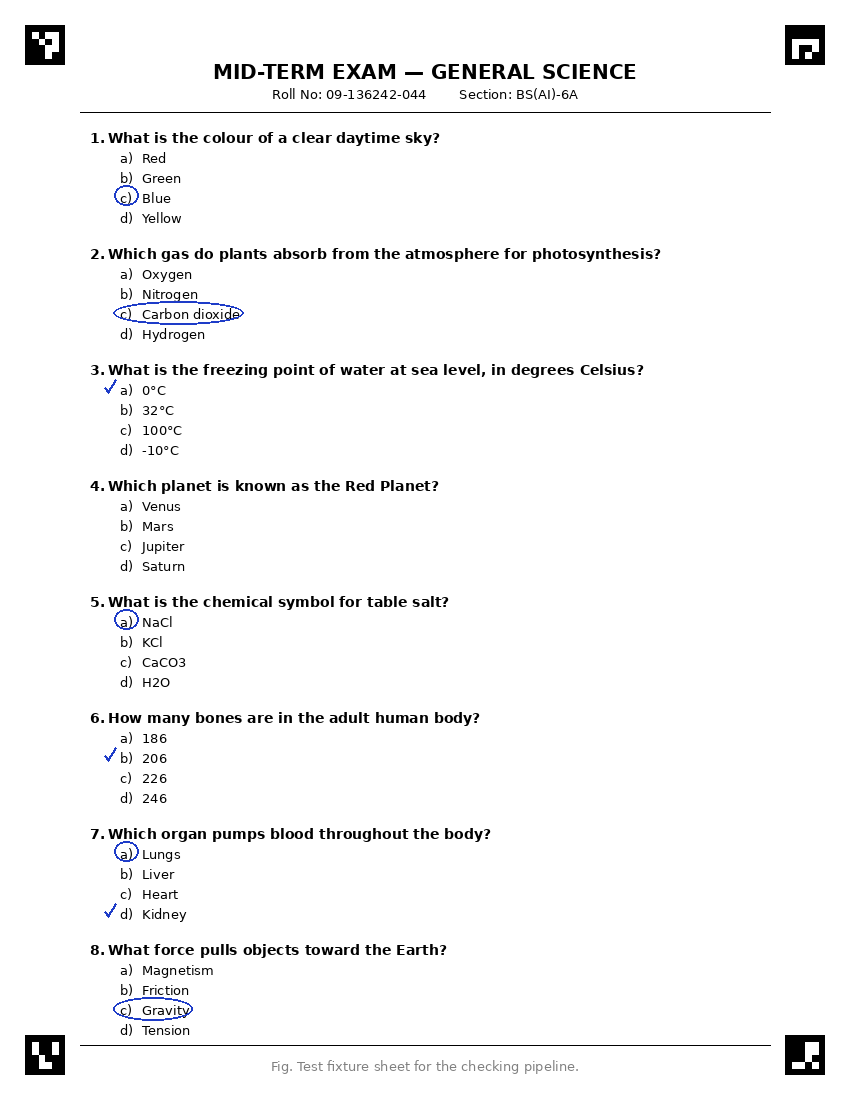
#> input picture sample_data/test_sheet_filled.png, 850 x 1100 px
$ python -i preprocessing.py   (imports and definitions only)
#> lines starting #> are read from the running program, lines starting #| are printed output that depends on the picture; after the words box and inside, x2 and y2 are one past the last pixel; in counts of white or black regions, pixels touching at a corner belong together
#> further down, picture is the input picture: shape (1100, 850, 3); mean B, G, R 247.4, 247.2, 247.2
"""
Preprocessing: grayscale, denoise, binarize (Otsu or adaptive).
"""

import cv2


def to_grayscale(image_bgr):
    return cv2.cvtColor(image_bgr, cv2.COLOR_BGR2GRAY)


def denoise(image_gray, method="auto"):
#> called with method = 'auto'
    if method == "median":
        return cv2.medianBlur(image_gray, 3)
    elif method == "nlmeans":
        return cv2.fastNlMeansDenoising(image_gray, h=10)
    else:
        return cv2.medianBlur(image_gray, 3)
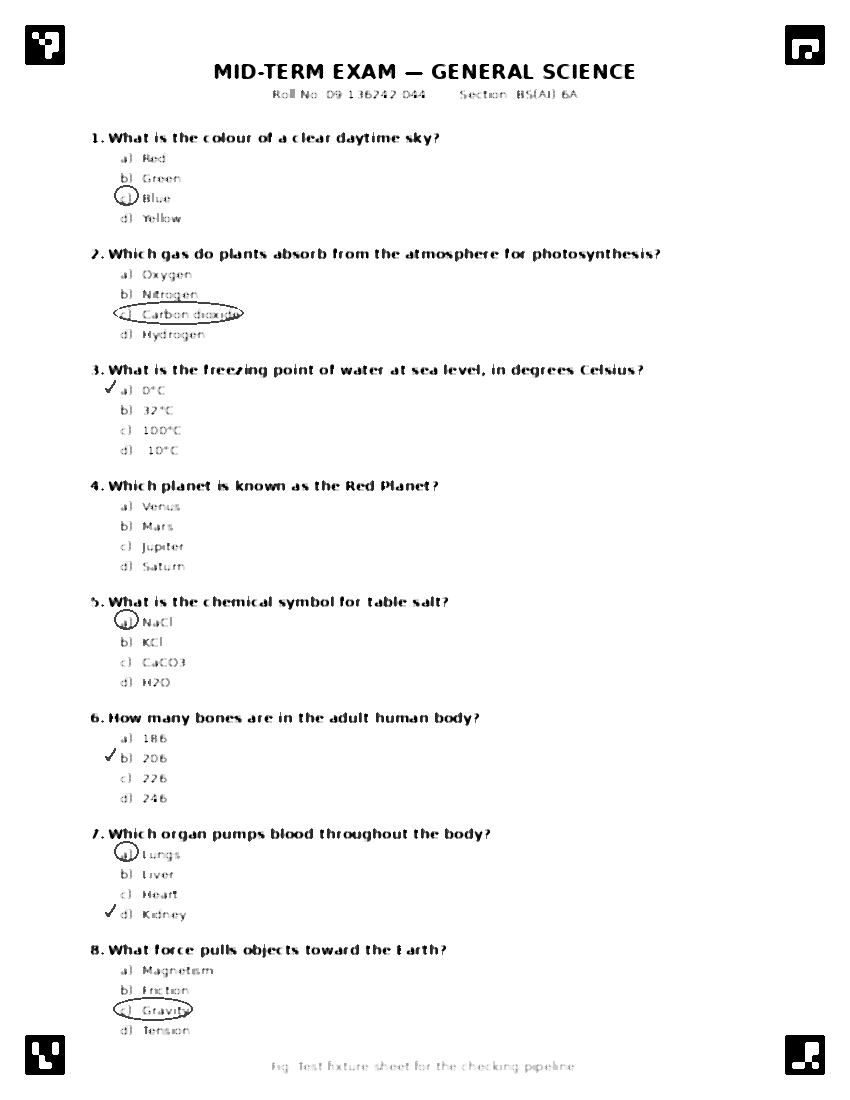
#> returned value: shape (1100, 850); min 0, max 255, mean 248.8


def binarize(image_gray, method="otsu"):
#> called with method = 'otsu'
    if method == "adaptive":
        binary = cv2.adaptiveThreshold(
            image_gray,
            255,
            cv2.ADAPTIVE_THRESH_GAUSSIAN_C,
            cv2.THRESH_BINARY_INV,
            blockSize=25,
            C=10,
        )
    else:
        _, binary = cv2.threshold(
            image_gray, 0, 255, cv2.THRESH_BINARY_INV + cv2.THRESH_OTSU
        )
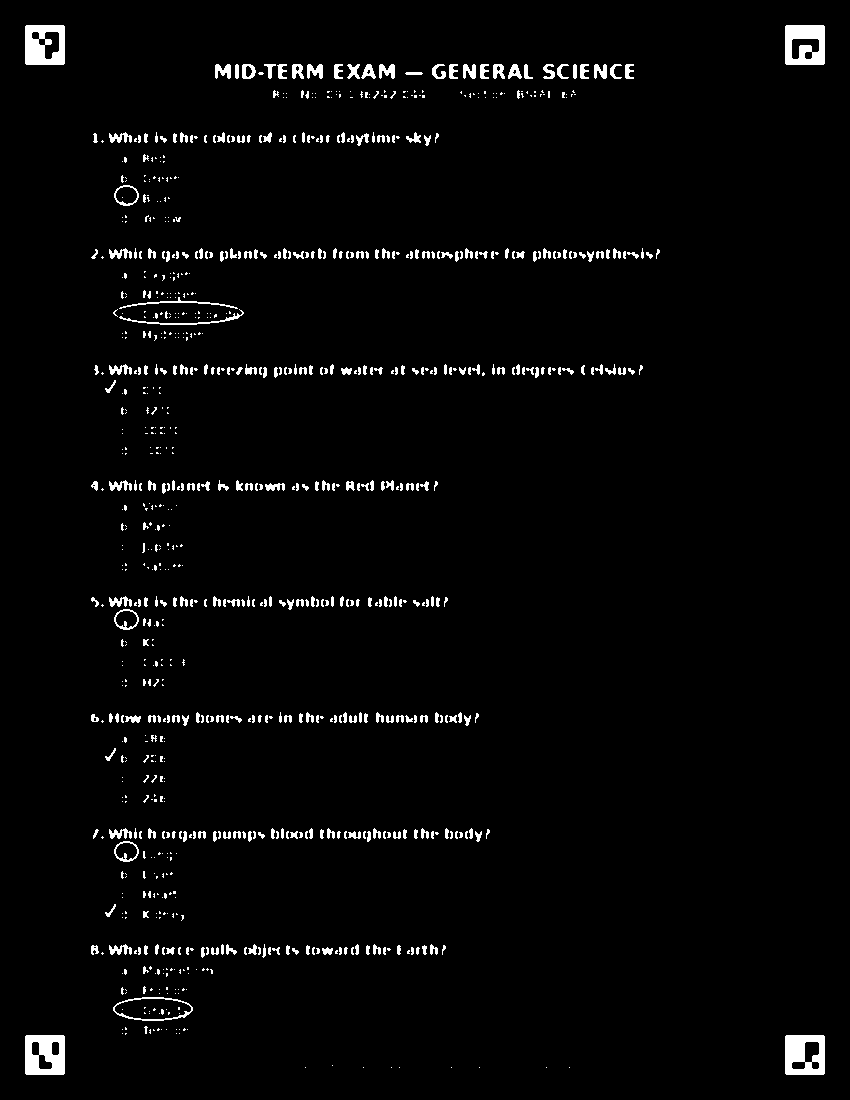
#> binary: shape (1100, 850); 2.6% white; 946 white regions (597 under 20 px), largest, box (x1, y1, x2, y2) and area: (25, 1035, 65, 1075) 1291, (785, 25, 825, 65) 1244, (785, 1035, 825, 1075) 1233
    return binary


def preprocess(image_bgr, denoise_method="auto", binarize_method="otsu"):
    gray = to_grayscale(image_bgr)
    denoised = denoise(gray, method=denoise_method)
    binary = binarize(denoised, method=binarize_method)
    return denoised, binary

>>> import cv2
>>> picture = cv2.imread('../sample_data/test_sheet_filled.png')
>>> result = preprocess(picture)
